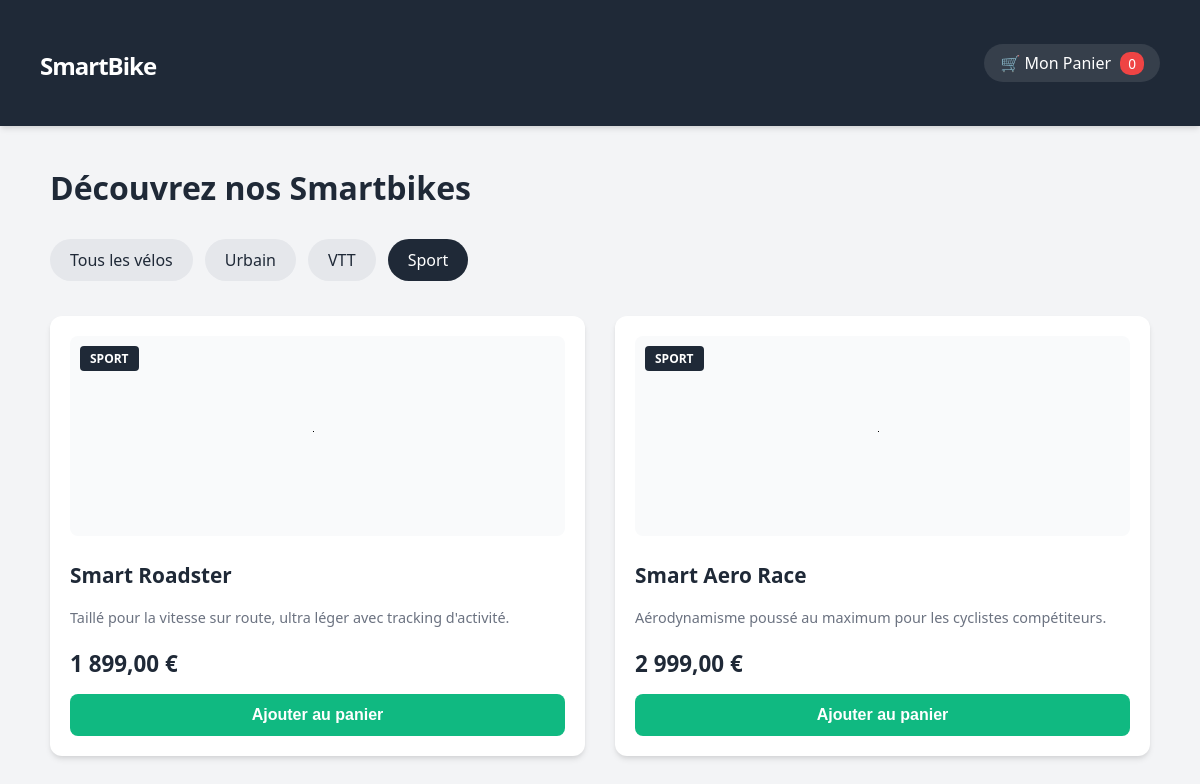
The page /index.php?categorie=Sport on the database its author committed.
### tables this page shows
CREATE TABLE IF NOT EXISTS `produits` (
  `id` int NOT NULL AUTO_INCREMENT,
  `nom` varchar(100) NOT NULL,
  `description` text,
  `prix` decimal(10,2) NOT NULL,
  `categorie` varchar(50) NOT NULL,
  `image` longblob NOT NULL,
  PRIMARY KEY (`id`)
);

### index.php (the view, shortened to what this page needs)
<?php
include 'config.php';
$categorie_choisie = isset($_GET['categorie']) ? $_GET['categorie'] : '';
if (!empty($categorie_choisie)) {
    $stmt = $pdo->prepare("SELECT * FROM produits WHERE categorie = ?");
    $stmt->execute([$categorie_choisie]);
} else {
    $stmt = $pdo->query("SELECT * FROM produits");
}
$produits = $stmt->fetchAll(PDO::FETCH_ASSOC);
$nb_articles_panier = isset($_SESSION['panier']) ? array_sum($_SESSION['panier']) : 0;
?>
<!DOCTYPE html>
<html lang="fr">
<head>
    <link rel="stylesheet" href="styles.css">
</head>
<body>
<header>
    <h1><a href="index.php">SmartBike</a></h1>
    <a href="panier.php" class="Lien-panier">🛒 Mon Panier <span><?php echo $nb_articles_panier; ?></span></a>
</header>
<div class="container">
    <h2>Découvrez nos Smartbikes</h2>
    <div class="filtres">
        <a href="index.php" class="<?php echo empty($categorie_choisie) ? 'active' : ''; ?>">Tous les vélos</a>
        <a href="index.php?categorie=Urbain" class="<?php echo $categorie_choisie == 'Urbain' ? 'active' : ''; ?>">Urbain</a>
        <a href="index.php?categorie=VTT" class="<?php echo $categorie_choisie == 'VTT' ? 'active' : ''; ?>">VTT</a>
        <a href="index.php?categorie=Sport" class="<?php echo $categorie_choisie == 'Sport' ? 'active' : ''; ?>">Sport</a>
    </div>
    <div class="grille-produits">
        <?php foreach ($produits as $produit): ?>
            <div class="carte-produit">
                <div class="image-container">
                    <img alt="<?php echo $produit['nom']; ?>">
                </div>
                <span class="badge-cat"><?php echo $produit['categorie']; ?></span>
                <h3><?php echo $produit['nom']; ?></h3>
                <p><?php echo $produit['description']; ?></p>
                <div class="prix"><?php echo number_format($produit['prix'], 2, ',', ' '); ?> €</div>
                <form method="post" action="index.php">
                    <button type="submit" name="ajouter_panier" class="btn">Ajouter au panier</button>
                </form>
            </div>
        <?php endforeach; ?>
    </div>
</div>
</body>
</html>

### styles.css (style rules this page uses)
:root { --primary: #10b981; --primary-hover: #059669; --dark: #1f2937; --light-bg: #f3f4f6; --card-bg: #ffffff; --text-muted: #6b7280; --shadow: 0 4px 6px -1px rgba(0, 0, 0, 0.1), 0 2px 4px -1px rgba(0, 0, 0, 0.06); --transition: all 0.3s ease; }
body { font-family: 'Segoe UI', Tahoma, Geneva, Verdana, sans-serif; margin: 0; padding: 0; background-color: var(--light-bg); color: var(--dark); }
header { background: var(--dark); color: white; padding: 20px 40px; display: flex; justify-content: space-between; align-items: center; box-shadow: var(--shadow); }
header h1 a { color: white; text-decoration: none; font-size: 1.5rem; letter-spacing: -1px; }
header a.Lien-panier { color: white; text-decoration: none; background: rgba(255, 255, 255, 0.1); padding: 8px 16px; border-radius: 20px; transition: var(--transition); }
header a.Lien-panier span { background: #ef4444; padding: 2px 8px; border-radius: 10px; font-size: 0.85rem; margin-left: 5px; }
.container { max-width: 1100px; margin: 40px auto; padding: 0 20px; }
h2 { font-size: 2rem; margin-bottom: 30px; font-weight: 700; }
.filtres { margin-bottom: 35px; display: flex; gap: 12px; }
.filtres a { padding: 10px 20px; background: #e5e7eb; color: var(--dark); text-decoration: none; border-radius: 25px; font-weight: 500; transition: var(--transition); }
.filtres a.active { background: var(--dark); color: white; }
.grille-produits { display: grid; grid-template-columns: repeat(auto-fit, minmax(300px, 1fr)); gap: 30px; }
.carte-produit { background: var(--card-bg); border-radius: 12px; padding: 20px; box-shadow: var(--shadow); transition: var(--transition); position: relative; display: flex; flex-direction: column; }
.image-container { background: #f9fafb; border-radius: 8px; height: 200px; display: flex; align-items: center; justify-content: center; margin-bottom: 15px; overflow: hidden; }
.carte-produit img { max-width: 100%; max-height: 100%; object-fit: contain; }
.badge-cat { position: absolute; top: 30px; left: 30px; background: var(--dark); color: white; padding: 4px 10px; font-size: 0.75rem; border-radius: 4px; text-transform: uppercase; font-weight: bold; }
.carte-produit h3 { margin: 10px 0 5px 0; font-size: 1.3rem; }
.carte-produit p { color: var(--text-muted); font-size: 0.9rem; line-height: 1.4; margin-bottom: 20px; flex-grow: 1; }
.prix { font-size: 1.4rem; color: var(--dark); font-weight: 700; margin-bottom: 15px; text-align: left; }
.btn { background: var(--primary); color: white; border: none; padding: 12px; cursor: pointer; border-radius: 8px; width: 100%; font-size: 1rem; font-weight: 600; transition: var(--transition); }

### rows shown on the page
produits: categorie "SPORT", nom "Smart Roadster", description "Taillé pour la vitesse sur route, ultra léger avec tracking d'activité.", prix "1 899,00"
produits: categorie "SPORT", nom "Smart Aero Race", description "Aérodynamisme poussé au maximum pour les cyclistes compétiteurs.", prix "2 999,00"

### other values the page prints
$nb_articles_panier "0"
